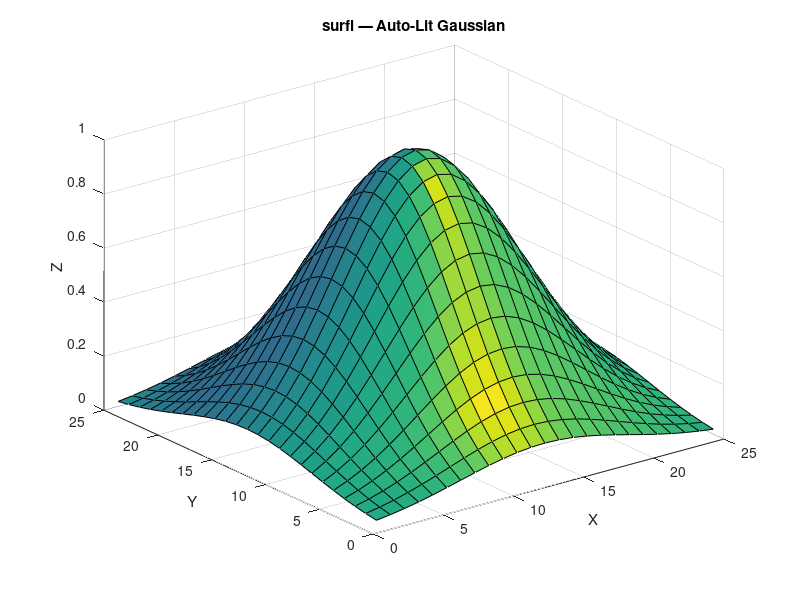

This chart was generated by the following MATLAB code:
% surfl — Surface with automatic lighting
% surfl(Z) draws the surface AND auto-attaches a headlight + sets
% lighting='gouraud' + material='shiny' in one call. Equivalent to
% the surf + camlight combo but a single line.


clear
close all

n = 25;
x = linspace(-2, 2, n);
y = linspace(-2, 2, n);
Z = zeros(n, n);
for i = 1:n
    for j = 1:n
        Z(i, j) = exp(-(x(j)^2 + y(i)^2) / 2);
    end
end

figure
surfl(Z)
title('surfl — Auto-Lit Gaussian')
xlabel('X')
ylabel('Y')
zlabel('Z')
grid on
